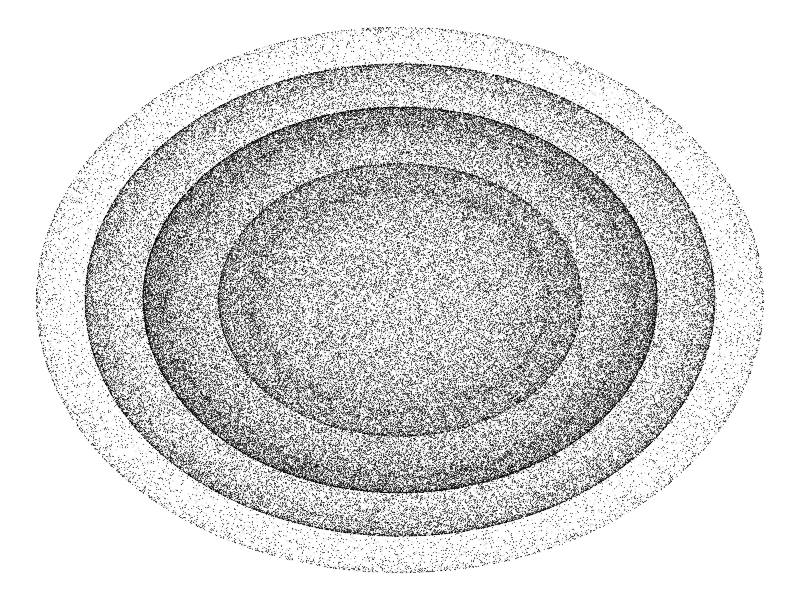
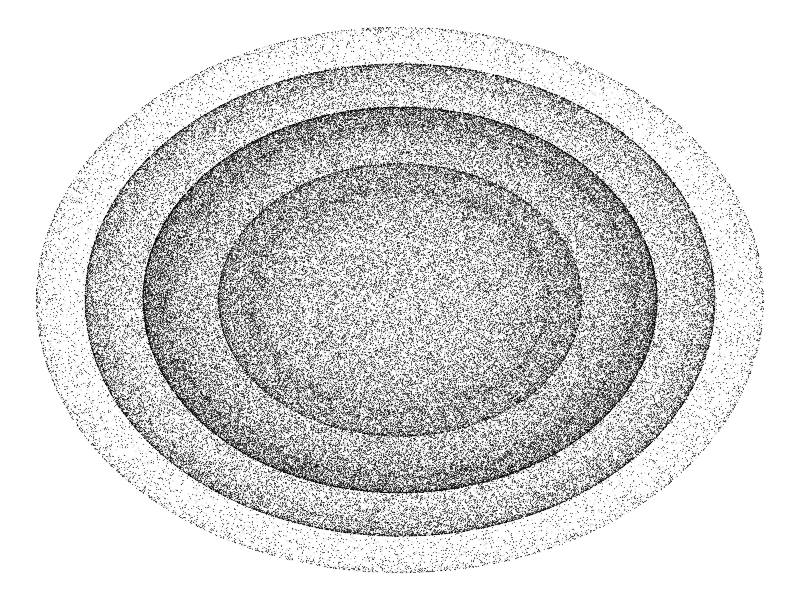

Here is the R script that generated these plots, in order:
library(ggplot2)

unit_cube <- cbind(
  c(0, 0, 0),
  c(0, 0, 1),
  c(0, 1, 0),
  c(0, 1, 1),
  c(1, 0, 0),
  c(1, 0, 1),
  c(1, 1, 0),
  c(1, 1, 1)
)

rotate_x <- function(theta) {
  return(
    matrix(c(
      1, 0, 0,
      0, cos(theta), -sin(theta),
      0, sin(theta), cos(theta)
    ), nrow=3, ncol=3, byrow=TRUE)
  )
}

rotate_y <- function(theta) {
  return(
    matrix(c(
      cos(theta), 0, sin(theta),
      0, 1, 0,
      -sin(theta), 0, cos(theta)
    ), nrow=3, ncol=3, byrow=TRUE)
  )
}

rotate_z <- function(theta) {
  return(
    matrix(c(
      cos(theta), -sin(theta), 0,
      sin(theta), cos(theta), 0,
      0, 0, 1
    ), nrow=3, ncol=3, byrow=TRUE)
  )
}


# return 3x3
# pure function
# can use general formula instead! faster!
random_rotation <- function() {
  angles <- runif(3, 0, 2*pi)
  return(
    rotate_z(angles[3]) %*% rotate_y(angles[2]) %*% rotate_x(angles[1])
  )
}


# takes 3xN and projects to 2-space
projection <- function(object, axis="x") {
  p <- matrix(c(
    1, 0, 0,
    0, 1, 0
  ), nrow=2, ncol=3, byrow=TRUE)
  return(p %*% object)
}

# unit_cube
# rotate_x(0.5)

coords_to_df <- function(m) {
  df <- as.data.frame(t(m))
  colnames(df) <- c("x", "y")
  return(df)
}


# projection(unit_cube)

# df <- coords_to_df(projection(unit_cube))
# df <- coords_to_df(projection(random_rotation() %*% (unit_cube + 1)))
# df
# ggplot(df, aes(x, y)) +
#   geom_point()



plot_rotations <- function(n=10) {
  vectors <- projection(random_rotation() %*% (unit_cube + 1))
  for (i in 1:(n-1)) {
    vectors <- cbind(vectors, projection(random_rotation() %*% (unit_cube + 1)))
  }
  df <- coords_to_df(vectors)
  ggplot(df, aes(x, y)) +
    geom_point(alpha=0.5, size=0.05, stroke=0.1, color="#000000") + 
    theme_void()
}

plot_rotations(20000)

# ggsave("test_cube.png", units="px", width=2000, height=2000, bg="#2f2633", dpi="retina")
ggsave("test_cube.png", units="px", width=2000, height=2000, bg="#FFFFFF", dpi="retina")



# plot_rotations <- function(n=10) {
#   vectors <- projection(random_rotation() %*% (unit_cube))
#   for (i in 1:(n-1)) {
#     vectors <- cbind(vectors, projection(random_rotation() %*% (unit_cube)))
#   }
#   df <- coords_to_df(vectors)
#   ggplot(df, aes(x, y)) +
#     geom_point(alpha=0.1, size=0.03, stroke=0) + 
#     theme_void()
# }
# 
# plot_rotations(10000)
# 
# ggsave("test_cube2.png", units="px", width=2000, height=2000, bg="#ffffff", dpi="retina")





